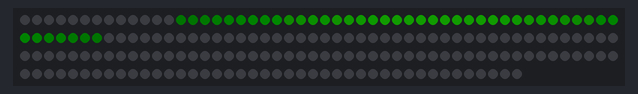
The sketch below on a simulated Teensy 3. Shown: 192 RGB LEDs in strip order, left to right, continuing on the next row. Dim RGB values are drawn brighter than linear; colours are those a GRB WS2812 strip shows for the declared byte order.

Above: at 0.77 s.
At 5.58 s:
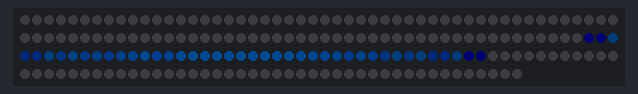
At 10.4 s:
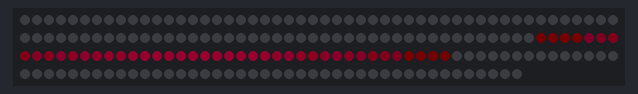
At 20.03 s:
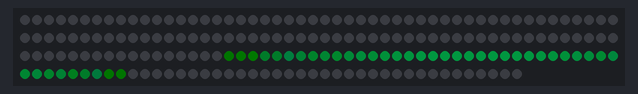
At 29.66 s:
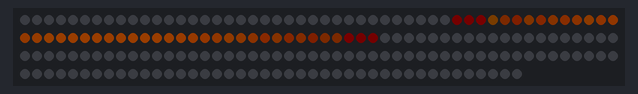
At 39.59 s:
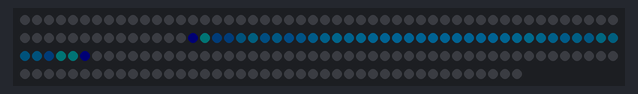

The sketch:

LightLeg2.ino
```cpp
#include <Bounce.h>
#include <TimerOne.h>
#include <FastLED.h>
#include "map.h"


// Settings
#define BASE_RATE_HZ 600
#define REFRESH_RATE_HZ 30
#define START_ANIM_RATE_HZ 200

// Other Stuff
#define NUM_LEDS 192
#define COLUMNS 11
#define ROWS 20
#define DATA_PIN 17
CRGB leds[NUM_LEDS];
const int REFRESH_COUNTER_RESET = (BASE_RATE_HZ / REFRESH_RATE_HZ);
int anim_counter_reset = (BASE_RATE_HZ / START_ANIM_RATE_HZ);
IntervalTimer movement_ticker;
int ctr_refresh = REFRESH_COUNTER_RESET, ctr_anim = anim_counter_reset;
bool refresh_gate = false, anim_gate = false;

void tick() {
	if (!--ctr_refresh) {
		ctr_refresh = REFRESH_COUNTER_RESET;
		refresh_gate = true;
	}
	if (!--ctr_anim) {
		ctr_anim = anim_counter_reset;
		anim_gate = true;
	}
}

void setup() {
	Serial.begin(115200);
	movement_ticker.begin(tick, 1000000 / BASE_RATE_HZ);
	FastLED.addLeds<WS2812B, DATA_PIN, RGB>(leds, NUM_LEDS);
	LEDS.setBrightness(30);
	leds[0] = CRGB::Blue;
	FastLED.show();
	delay(300);
	leds[0] = CRGB::Black;
	FastLED.show();
}

int hue = 0, idx =0;

struct Ring {
	Ring(int rate, int hue, int dHue, int saturation, int length, int center) {
		slide = rate > 0;
		_dHue = dHue;
		_hue = hue;
		_sat = saturation;
		_rate = rate;
		counter = rate;
		_len = length;
		idx = length;//min(max(abs(rate), length), NUM_LEDS - 1);
		centerWidth = center;
		tail = (length - centerWidth) / 2;
		tailD = 255 / tail;
	}

	int _hue, _dHue, idx = 80, _rate, _len, counter, tail, tailD, centerWidth, _sat;
	bool down = true, slide;
	void move() {
		int tIdx, brightness;
		for (int i = 0; i < _len; i++) {
			if (i <= tail) {
				brightness = i*tailD;
			}
			else if (i <= tail + centerWidth) {
				brightness = 255;
			}
			else {
				brightness = 255 - ((i - (tail + centerWidth)) * tailD);
			}
			leds[idx + (down ? -i : i)] = CHSV(_hue, _sat, brightness);
		}

		if (slide) {
			if (--counter <= 0) {
				counter = _rate;
				_hue = (_hue + _dHue) % 255;
				if ((down && (idx == NUM_LEDS - 1)) || (!down && (idx == 0))) {
					idx = (down ? NUM_LEDS - _len : _len);
					down = !down;
				}
				idx += (down ? 1 : -1);
			}
		}
	}
};

void column(int col, CHSV color) {
	for (int i = 0; i < ROWS; i++) {
		leds[morp[i][col]] = color;
	}
}


Ring rings[1] = {
	Ring(5, 0, 1, 255, 50, 10),
	//Ring(-40, 90, 0, 0, 10, 20),
	//Ring(-80, 90, 0, 0, 10, 20),
	//Ring(-120, 90, 0, 0, 10, 20),
	//Ring(-160, 90, 0, 0, 10, 20)
};

int boop, offset = 23;

void loop() {
	if (refresh_gate) {
		FastLED.show();
		refresh_gate = false;
	}
	if (anim_gate) {
		FastLED.clear();
		// Call Animations
		for (int i = 0; i < 1; i++) {
			rings[i].move();
		}

		/*
		for (int i = 0; i < COLUMNS; i++) {
			boop = hue + (offset * i);
			//if (i == 10) Serial.println(boop);
			column(i, CHSV(boop, 255, 255));
		}
		hue = (hue + 1) % 255;*/
		anim_gate = false;
	}
	// Check inputs
}
```

Source omitted: map.h (data table, 2068 bytes)
